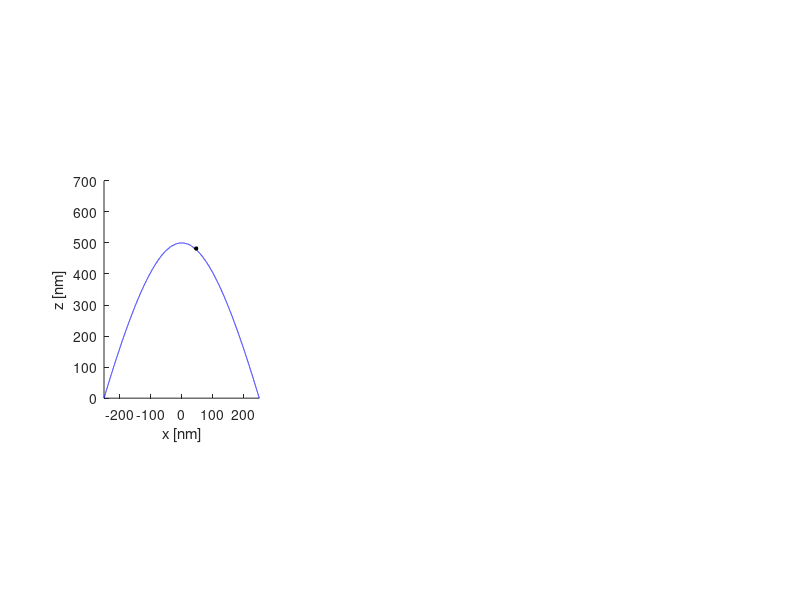

Here is the MATLAB script that generated this plot: (Note: this script raises an error after producing the figure.)
% Kristinn Torfason
% 24.04.2015
% Sphere approximation of image charge effect V3
% One sphere at location nearest to the charge
%
% Here we find the point on the tip closest to the electron. There we
% calculate the radius of curvature of the tip. We then create a sphere
% with that radius, that passes through this point and is orthogonal to a
% line from the electron to the point on that tip. This sphere is then
% use to calculate the image charge partner. See chapter 2.2 in Jackson.

close all
clear variables

q = +1.602176565E-19; % Electron charge
m_e = 9.10938291E-31; % Electron mass
epsilon_0 = 8.854187817E-12; % \epsilon_0
h_bar = 1.054571726E-34;
w_theta = 4.7; % eV

% r_tip = 2E-9;
% eta_1 = -0.9;
% eta_2 = 0.0;
% theta = acos(eta_1);
% a = abs(r_tip/(sin(theta)*tan(theta)));
% max_xi = 3.0;

%Base radius
R = 250.0E-9; % [nm]

% Height
h = 500E-9; % [nm]

% Gap spacing
d = 1000.0E-9; % [nm]
d_plane = d + h;

max_xi = h/d + 1;
a = sqrt(d^2*R^2/(h^2+2*d*h) + d^2);
eta_1 = - d / a;
theta = acos(eta_1);
shift_z = abs(a*eta_1*max_xi);

disp('a')
disp(a/1.0E-9)

% Tip
max_x = a*sqrt(max_xi^2-1)*sqrt(1-eta_1^2)*1;
x_tip = linspace(-max_x, max_x, 10000);
%x_tip = 2.5719e-09;
%x = 0.0;
%y_tip = 0.0;

xi = sqrt(x_tip.^2/(a^2*(1-eta_1^2)*1) + 1);
z_tip = a .* xi .* eta_1;


% Particle 1
xi_a1 = 1.020;
%eta_a1 = (1450E-9 - shift_z)/a;
eta_a1 = -0.974;
phi_a1 = 0.0;

x_a1 = a * sqrt(xi_a1^2 - 1) * sqrt(1 - eta_a1^2) * cos(phi_a1);
y_a1 = a * sqrt(xi_a1^2 - 1) * sqrt(1 - eta_a1^2) * sin(phi_a1);
z_a1 = a * xi_a1 * eta_a1;

disp('Particle x [nm]')
disp(x_a1/1.0E-9)
disp('Particle y [nm]')
disp(y_a1/1.0E-9)
disp('Particle z [nm]')
disp((z_a1+shift_z)/1.0E-9)


subplot(1, 3, 1);
%figure(1);
hold on
axis equal
plot(x_tip/1E-9, (z_tip+shift_z)/1E-9, 'b-');

plot(x_a1/1E-9, (z_a1+shift_z)/1E-9, 'ok', 'MarkerFaceColor', 'k', 'MarkerSize', 2.5);
%plot(x_a2/1E-9, (z_a2+shift_z)/1E-9, '+k', 'MarkerFaceColor', 'k', 'MarkerSize', 2.5);
axis([-250, 250, 0, 700])
xlabel('x [nm]')
ylabel('z [nm]')


max_x = a*sqrt(max_xi^2-1)*sqrt(1-eta_1^2)*1;
%x_tip = linspace(-max_x, max_x, 1000);
x_tip_1 = linspace(-max_x, 0.0, 500);
x_tip_2 = linspace(0.0, max_x, 500);
x_tip = [x_tip_1, x_tip_2];

%x_tip = 2.5719e-09;
y_tip = 0.0;

xi = sqrt(x_tip.^2/(a^2*(1-eta_1^2)*1) + 1);
z_tip = a .* xi .* eta_1;


[x_0, y_0, z_0] = Find_closest_point(x_a1, y_a1, z_a1, eta_1, a);

% Particle distance from tip
p_d = sqrt((x_0 - x_a1)^2 + (y_0 - y_a1)^2 + (z_0 - z_a1)^2);
disp('Particle distance from tip [nm]')
disp(p_d / 1.0E-9)

xi_0 = abs(z_0/(a*eta_1));
R_sphere = abs(a/eta_1 * ( (xi_0^2 - eta_1^2).^(3/2) ) / (sqrt(1 - eta_1^2)));

n(1) = eta_1/sqrt(1-eta_1^2)*x_0/sqrt(x_0^2 + y_0^2 + a^2*(1-eta_1^2));
n(2) = eta_1/sqrt(1-eta_1^2)*y_0/sqrt(x_0^2 + y_0^2 + a^2*(1-eta_1^2));
n(3) = -1;

n = n/norm(n);

x_c = n(1).*R_sphere + x_0;
y_c = n(2).*R_sphere + y_0;
z_c = n(3).*R_sphere + z_0;


a_b = sqrt((x_a1 - x_c).^2 + (y_a1 - y_c).^2 + (z_a1 - z_c).^2);
b = 1.0*R_sphere^2/a_b;

x_b = -n(1)*b + x_c;
y_b = -n(2)*b + y_c;
z_b = -n(3)*b + z_c;

% Draw sphere
t = linspace(0, 2*pi, 100);
x_sp = x_c + 1*R_sphere*cos(t);
z_sp = z_c + 1*R_sphere*sin(t);

plot(x_sp/1E-9, (z_sp+shift_z)/1E-9, 'r--');
plot(x_b/1E-9, (z_b+shift_z)/1E-9, 'ok', 'MarkerFaceColor', 'k', 'MarkerSize', 2.5);
%

tmp_dis_a = ( (x_tip - x_a1).^2 + (y_tip - y_a1).^2 + (z_tip - z_a1).^2 );
tmp_dis_b = ( (x_tip - x_b).^2 + (y_tip - y_b).^2 + (z_tip - z_b).^2 );

E_x1 = q/(4*pi*epsilon_0) * (x_a1 - x_tip)./sqrt(tmp_dis_a).^(3);
E_x2 = -q/(4*pi*epsilon_0) * (R_sphere.*(x_b - x_tip))./(a_b.*sqrt(tmp_dis_b).^(3));
E_x = E_x1 + E_x2;

E_y1 = q/(4*pi*epsilon_0) * (y_a1 - y_tip)./sqrt(tmp_dis_a).^(3);
E_y2 = -q/(4*pi*epsilon_0) * (R_sphere.*(y_b - y_tip))./(a_b.*sqrt(tmp_dis_b).^(3));
E_y = E_y1 + E_y2;

E_z1 = q/(4*pi*epsilon_0) * (z_a1 - z_tip)./sqrt(tmp_dis_a).^(3);
E_z2 = -q/(4*pi*epsilon_0) * (R_sphere.*(z_b - z_tip))./(a_b.*sqrt(tmp_dis_b).^(3));
E_z = E_z1 + E_z2;

[Ex_vac, Ey_vac, Ez_vac] = Tip_Field(x_tip, y_tip, z_tip, eta_1, a);

E_x = E_x - Ex_vac;
E_y = E_y - Ey_vac;
E_z = E_z - Ez_vac;

E_new = sqrt(E_x.^2 + E_y.^2 + E_z.^2);
E_vac = sqrt(Ex_vac.^2 + Ey_vac.^2  + Ez_vac.^2);

subplot(1, 3, 2);
%figure(2);
%hold on
%axis equal
plot(x_tip/1E-9, E_new, '-b', x_tip/1E-9, E_vac, '--c');
xlim([-250 250])
xlabel('x [nm]')
ylabel('E [V/m]')
title(strcat(num2str(p_d/1E-9, 4),' nm'))

x_s = x_tip/1E-9;
sigma_s = E_new*epsilon_0/1E-6;
%save('data_sphere_z-1475-xi-1_0.mat', 'x_s', 'sigma_s', '-v7')

subplot(1, 3, 3);
a_FN = q^2/(16.0*pi^2*h_bar); % A eV V^{-2}
b_FN = -4.0/(3.0*h_bar) * sqrt(2.0*m_e*q); % eV^{-3/2} V m^{-1}
l_const = q / (4.0*pi*epsilon_0); % eV^{2} V^{-1} m

l = l_const * E_new / w_theta^2;
v_y = 1 - l + 1/6*l.*log(l);
t_y = 1 + l.*(1/9 - 1/18*log(l));

FN_st = a_FN ./ (t_y.^2 .* w_theta) .* E_new.^2 .* exp(b_FN .* w_theta^(3/2) .* v_y ./ E_new);

semilogy(x_tip/1E-9, FN_st);
xlim([-250 250])
xlabel('x [nm]')
ylabel('J [A/m]')


set(gcf, 'Position', [185         426        1150         420]);
